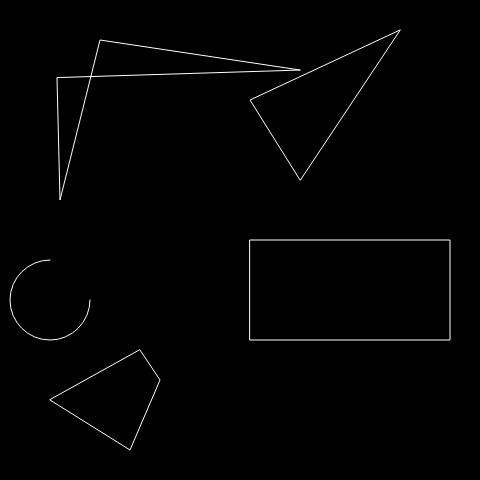
Frame 1 (no input)
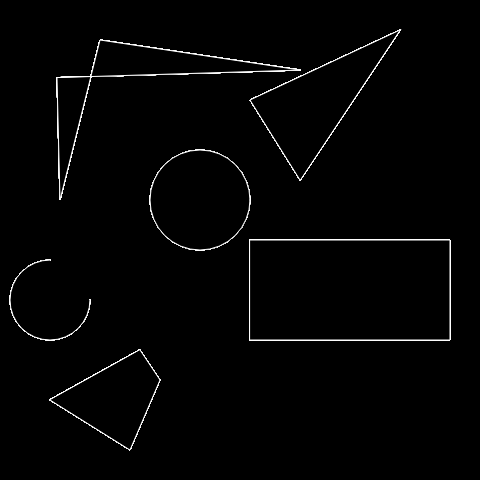
Frame 60 (no input)
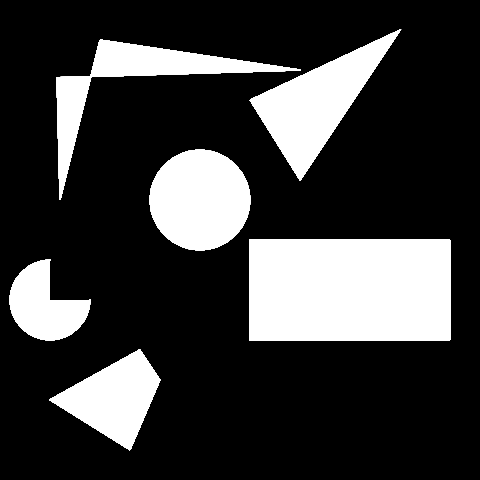
Frame 120 (the mouse pressed at the canvas centre since frame 60)

The p5.js sketch that drew these frames (run headless with seeded random() and noise() and a simulated clock; from frame 60 on, the mouse is pressed at the canvas centre):

// p5.js sketch
// ── sketch.js
function setup() {
  createCanvas(480,480)
  background(0)
}

function draw() {
  
  if (mouseIsPressed){
    fill(255);} 
    else fill (0);
  ellipse(200,200,100 ,100);
  stroke(255)
  rect(250,240,200,100);
  quad(300,70,100,40,60,200,57,78);
  triangle(400,30,250,100,300,180);
  arc(50,300,80,80,0,PI+HALF_PI);
  quad(140,350,160,380,130,450,50,400);
  
}
